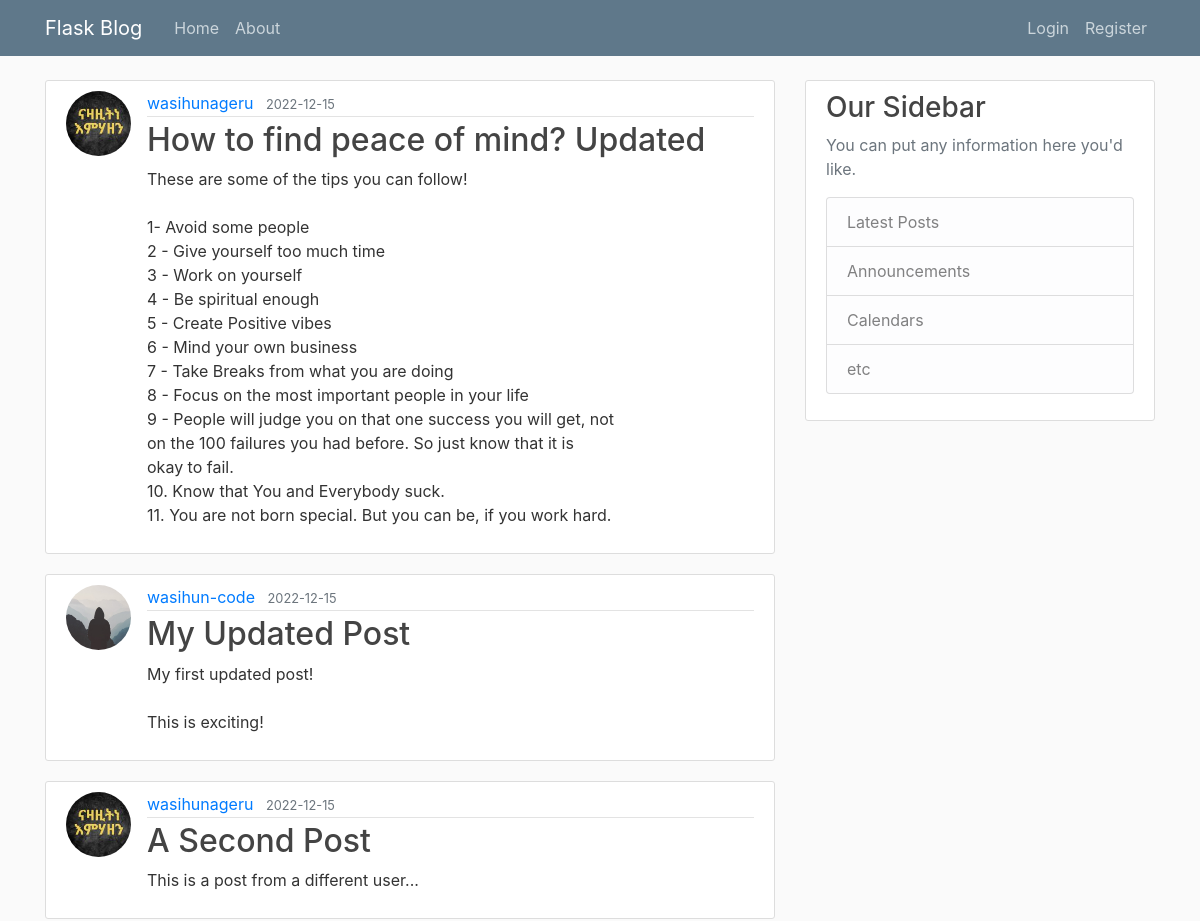
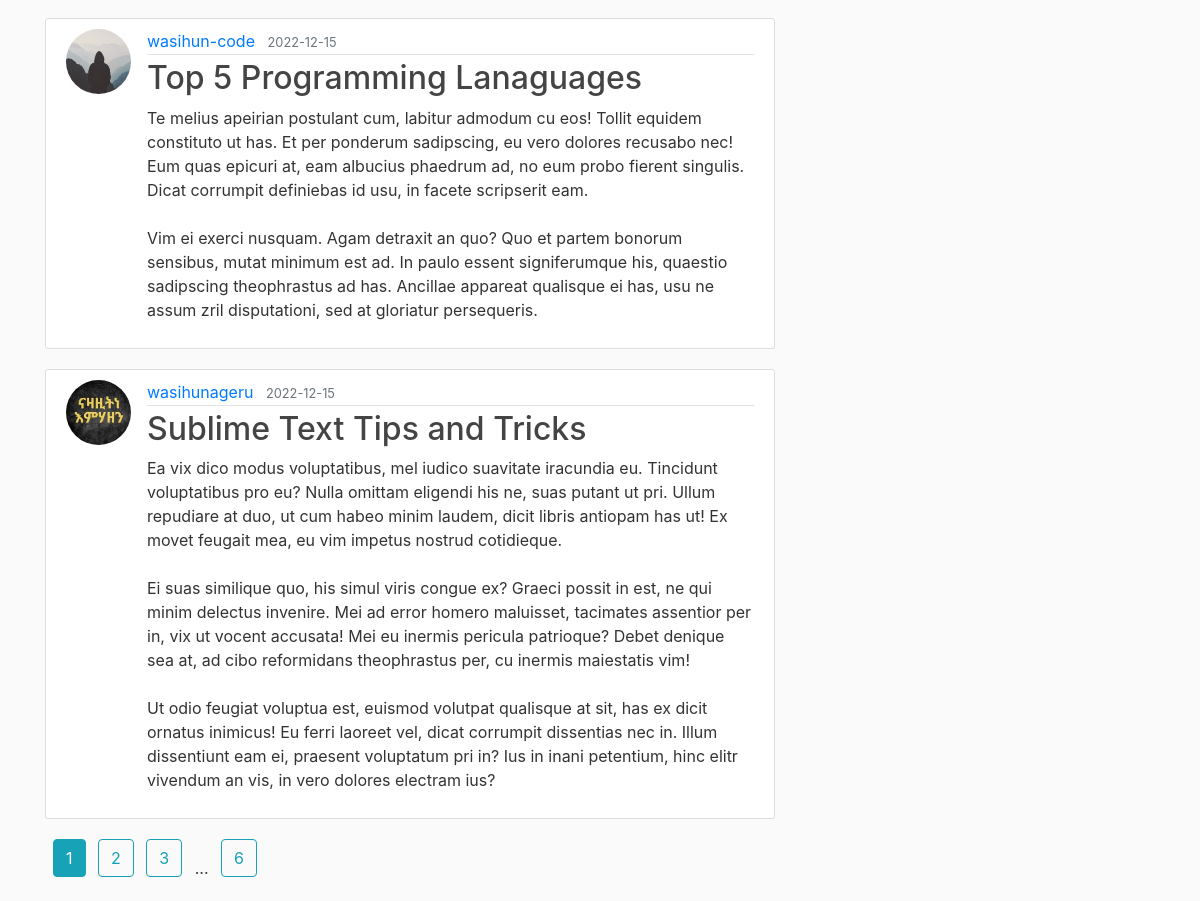
The page /index on the database as committed earlier (2 pictures, top to bottom).
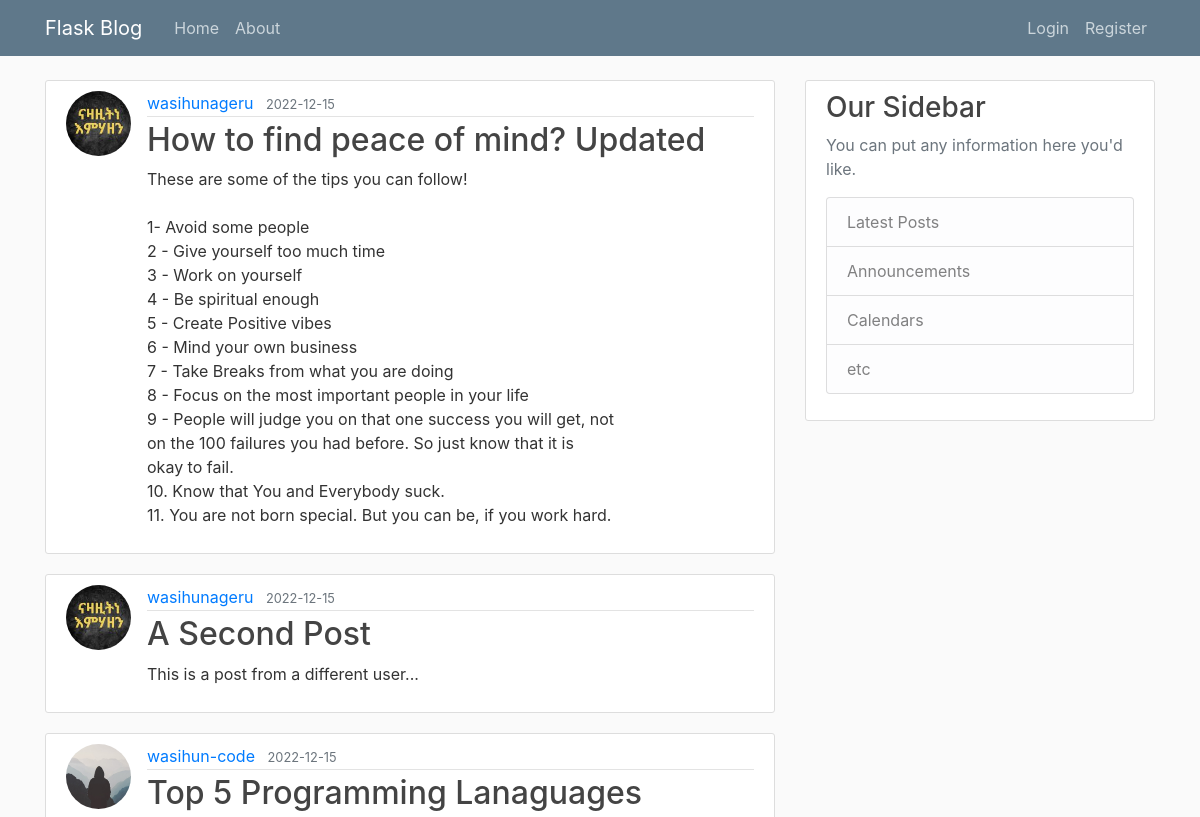
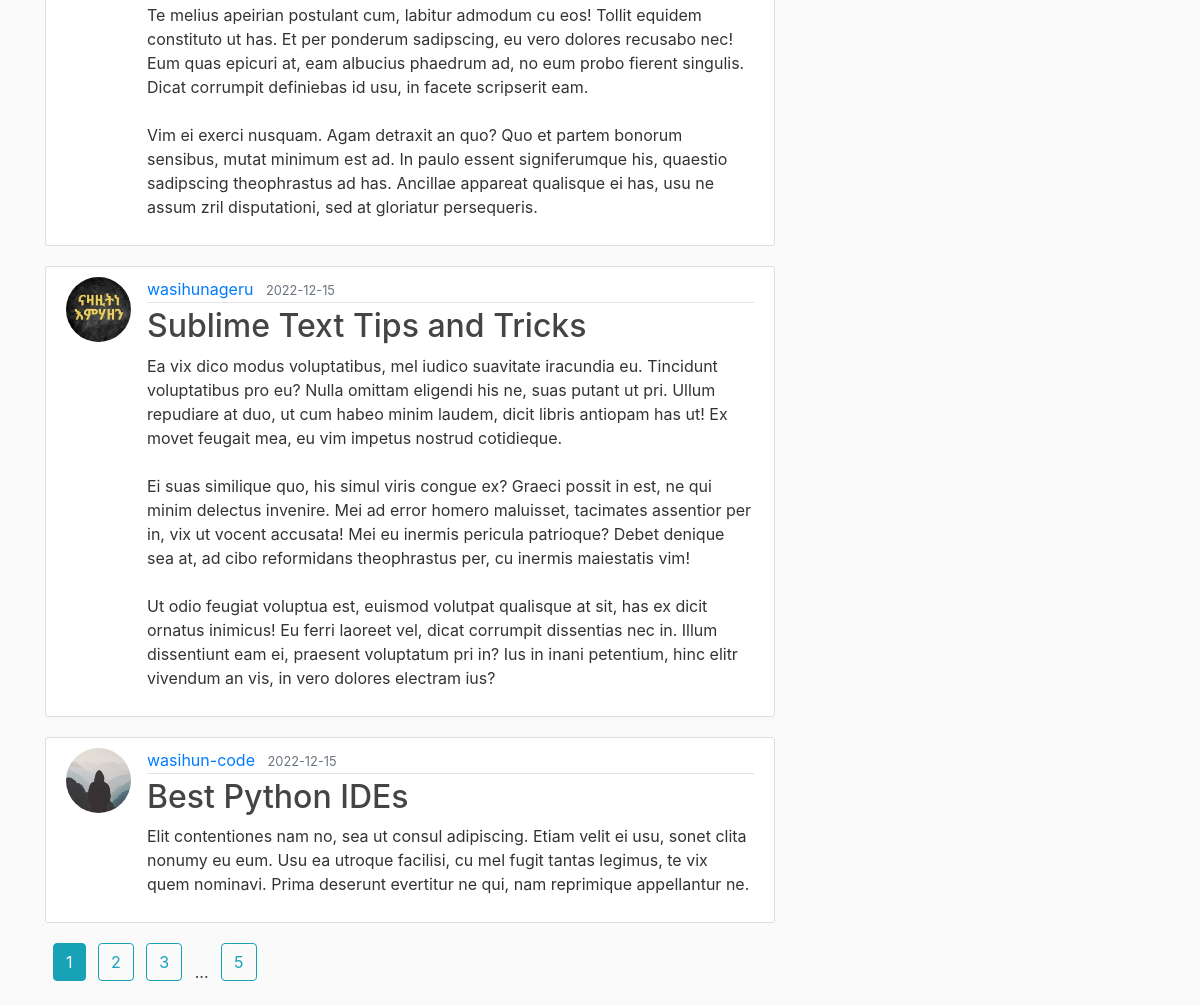
The same page on the database as committed later (2 pictures, top to bottom).
### flaskblog/models.py (models this page shows, shortened)
class Post(db.Model):
    id = db.Column(db.Integer, primary_key=True)
    title = db.Column(db.String(100), nullable=False, unique=True)
    date_posted = db.Column(db.DateTime, nullable=False, default=datetime.utcnow())
    content = db.Column(db.Text, nullable=False)
    user_id = db.Column(db.Integer, db.ForeignKey("user.id"), nullable=False)

class User(db.Model, UserMixin):
    id = db.Column(db.Integer, primary_key=True)
    username = db.Column(db.String(20), unique=True, nullable=False)
    email = db.Column(db.String(120), unique=True, nullable=False)
    password = db.Column(db.String(60), nullable=False)
    image = db.Column(
        db.String(20),
        nullable=False,
        default="default.jpg",
    )
    posts = db.relationship("Post", backref="author", lazy=True)

### flaskblog/main/routes.py (the view)
@main.route("/")
@main.route("/index")
def index() -> str:
    page = request.args.get("page", 1, type=int)
    posts = Post.query.order_by(Post.date_posted.desc()).paginate(per_page=5, page=page)
    return render_template("index.html", posts=posts)

### flaskblog/templates/index.html (shortened to what this page needs)
{% extends 'layout.html' %}
{% block content %}
    {% for post in posts %}
        <article class="media content-section">
            <img class="rounded-circle article-img"
                src="{{url_for('static', filename='profile_pictures/'+post.author.image)}}" />
                <div class="media-body">
                    <div class="article-metadata">
                        <a class="mr-2" href="{{url_for('users.user_posts', username=post.author.username)}}">{{ post.author.username }}</a>
                        <small class="text-muted">{{ post.date_posted.strftime('%Y-%m-%d') }}</small>
                    </div>
                    <h2><a class="article-title" href=" {{ url_for('posts.post', post_id=post.id) }} ">
                        {{ post.title }}</a></h2>
                    <p class="article-content">{{ post.content }}</p>
                </div>
        </article>
    {% endfor %}
    {% for page_num in posts.iter_pages(left_edge=1, right_edge=1, left_current=1, right_current=2) %}
        {% if page_num %}
            {% if posts.page == page_num %}
                <a class="btn btn-info ml-2 mb-4" href={{ url_for('main.index', page=page_num)}}> {{ page_num }} </a>
            {% else %}
                <a class="btn btn-outline-info ml-2 mb-4" href={{ url_for('main.index', page=page_num )}}> {{ page_num }} </a>
            {% endif %}
        {% else %}
            <span class="ml-2"> ... </span>
        {% endif %}
    {% endfor %}
{% endblock content %}

### flaskblog/templates/layout.html (shortened to what this page needs)
<!doctype html>
<html lang="en">
  <head>
    <link rel="stylesheet" href="https://stackpath.bootstrapcdn.com/bootstrap/4.3.1/css/bootstrap.min.css">
    <link rel="stylesheet" type="text/css" href=" {{ url_for('static', filename='styles.css') }}" />
  </head>
  <body>
    <header class="site-header">
        <nav class="navbar navbar-expand-md navbar-dark bg-steel fixed-top">
          <div class="container">
            <a class="navbar-brand mr-4" href="/">Flask Blog</a>
            <div class="collapse navbar-collapse" id="navbarToggle">
              <div class="navbar-nav mr-auto">
                <a class="nav-item nav-link" href="{{ url_for('main.index') }}">Home</a>
                <a class="nav-item nav-link" href="{{ url_for('main.about') }}">About</a>
              </div>
              <div class="navbar-nav">
                {% if current_user.is_authenticated %}
                    <a class="nav-item nav-link" href="{{ url_for('posts.new_post') }}">New Post</a>
                    <a class="nav-item nav-link" href="{{ url_for('users.account') }}">Account</a>
                    <a class="nav-item nav-link" href="{{ url_for('users.logout') }}">Logout</a>
                {% else %}
                    <a class="nav-item nav-link" href="{{ url_for('users.login') }}">Login</a>
                    <a class="nav-item nav-link" href="{{ url_for('users.register') }}">Register</a>
                {% endif %}
              </div>
            </div>
          </div>
        </nav>
      </header>
      <main role="main" class="container mt-5">
        <div class="row">
          <div class="col-md-8">
            {% block content %}
            {% endblock %}
          </div>
          <div class="col-md-4">
            <div class="content-section">
              <h3>Our Sidebar</h3>
              <p class='text-muted'>You can put any information here you'd like.
                <ul class="list-group">
                  <li class="list-group-item list-group-item-light">Latest Posts</li>
                  <li class="list-group-item list-group-item-light">Announcements</li>
                  <li class="list-group-item list-group-item-light">Calendars</li>
                  <li class="list-group-item list-group-item-light">etc</li>
                </ul>
              </p>
            </div>
          </div>
        </div>
      </main>
    </body>
</html>

### flaskblog/static/styles.css (style rules this page uses)
body { background: #fafafa; color: #333333; margin-top: 5rem; }
h1, h2, h3, h4, h5, h6 { color: #444444; }
.bg-steel { background-color: #5f788a; }
.site-header .navbar-nav .nav-link { color: #cbd5db; }
.content-section { background: #ffffff; padding: 10px 20px; border: 1px solid #dddddd; border-radius: 3px; margin-bottom: 20px; }
.article-title { color: #444444; }
.article-content { white-space: pre-line; }
.article-img { height: 65px; width: 65px; margin-right: 16px; }
.article-metadata { padding-bottom: 1px; margin-bottom: 4px; border-bottom: 1px solid #e3e3e3 }

Rows that differ between the two databases and show on the page:
removed Post: image (placeholder picture), author.username "wasihun-code", date_posted "2022-12-15", title "My Updated Post", content "My first updated post! This is exciting!"
now on this page (row unchanged): Post: image (placeholder picture), author.username "wasihun-code", date_posted "2022-12-15", title "Best Python IDEs", content "Elit contentiones nam no, sea ut consul adipiscing. Etiam velit ei usu, sonet clita nonumy eu eum. Usu ea utroque facilisi, cu mel fugit tantas legimus, te vix quem nominavi. Prima deserunt evertitur ne qui, nam reprimique appellantur ne."
Other text that changed with them:
new list line: "5"
list line gone: "6"
